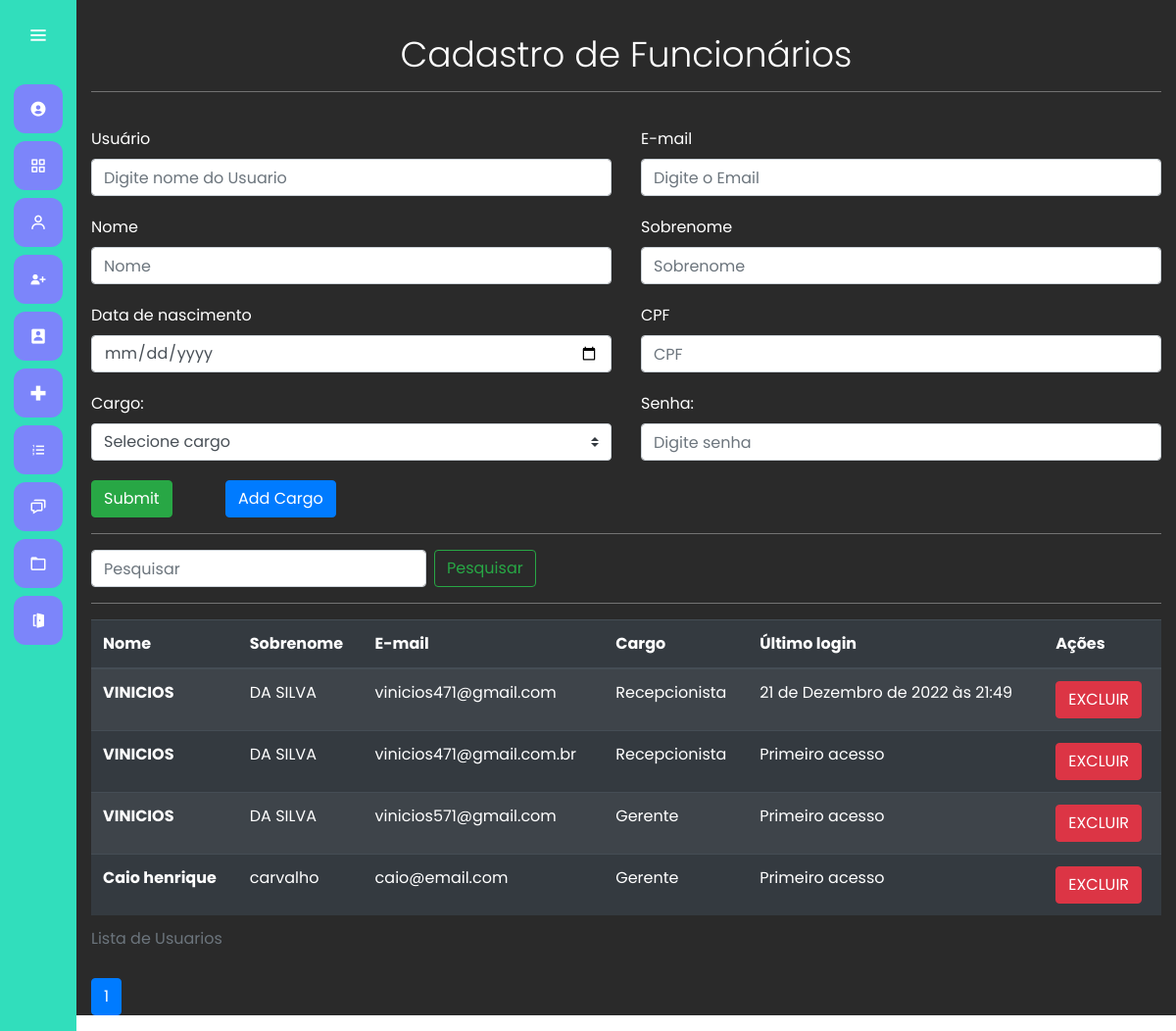
Page /cadastrar_usuario/ (signed in) on the committed database.
### users/models.py (models this page shows)
class Users(AbstractUser):
    cargo = models.ForeignKey(Cargo, on_delete=models.CASCADE, null=True)
    cpf = models.CharField(max_length=12, blank=True)
    data_nascimento = models.DateField(blank=True, null=True)

class Cargo(models.Model):
    nome = models.CharField(max_length=50)
    def __str__(self) -> str:
        return self.nome

### users/views.py (the view, shortened to what this page needs)
# urls.py: path('cadastrar_usuario/', views.cadastro_usuario, name="cadastrar_usuario"),
@has_permission_decorator('cadastrar_recepcionista')
def cadastro_usuario(request):
    if request.method == 'GET':
        cargo = Cargo.objects.all()
        users = Users.objects.all()
        if request.GET.get('termo'):
            termo = request.GET.get('termo')
            print(termo)
            users = Users.objects.filter(Q(username__icontains=termo)|Q(email__icontains=termo)|Q(first_name__icontains=termo))
            return render(request, 'cadastro_usuario.html', {'users': users})
        else:
                users = Users.objects.order_by('-first_name')
        users = Users.objects.all()
        paginator = Paginator(users, 5)
        page = request.GET.get('page')
        users = paginator.get_page(page)
        return render(request, 'cadastro_usuario.html', {'users': users, 'cargo':cargo})

### users/templates/cadastro_usuario.html (shortened to what this page needs)
{% extends 'base.html' %}
{% load bootstrap4 %}
{% load static %}
{% block 'head' %}
    <link rel="stylesheet" href="{% static 'cadastro/css/cadastro_usuarios.css' %}">
{% endblock %}
{% block 'dashboard'%}
    <div class="container container-cadastro">
    <br>
    <h1 class="display-4">Cadastro de Funcionários </h1>
    <hr class="bg-hr">
        <form class="" action="{% url 'cadastrar_usuario' %}" method="POST">{% csrf_token %}
            <div class="row">
                <div class="col-md">
                    <label class="mr-sm-2">Usuário</label>
                    <input type="text" placeholder="Digite nome do Usuario" name="usuario" class="form-control" value="{{request.POST.nome}}">
                </div>
                <div class="col-md">
                    <label for="email" class="mr-sm-2">E-mail</label>
                    <input type="email" placeholder="Digite o Email" name="email" class="form-control">
                </div>
            </div>
            <div class="row">
                <div class="col-md">
                    <label class="mr-sm-2">Nome</label>
                    <input type="text" placeholder="Nome" name="nome" class="form-control">
                </div>
                <div class="col-md">
                    <label for="Sobrenome" class="mr-sm-2">Sobrenome</label>
                    <input type="text" placeholder="Sobrenome" name="sobrenome" class="form-control">
                </div>
            </div>
            <div class="row">
                <div class="col-md">
                    <label class="mr-sm-2">Data de nascimento</label>
                    <input type="date" placeholder="" name="data_nascimento" class="form-control">
                </div>
                <div class="col-md">
                    <label for="Sobrenome" class="mr-sm-2">CPF</label>
                    <input oninput="mascara(this)" type="text" class="form-control" name="cpf" placeholder="CPF">
                </div>
            </div>
            <div class="row">
                <div class="col-md">
                    <label class="mr-sm-2">Cargo:</label>
                    <select class="browser-default custom-select" name="cargo">
                        <option selected>Selecione cargo</option>
                      </select>
                </div>
                <div class="col-md">
                    <label for="pwd">Senha:</label>
                    <input type="password" placeholder="Digite senha" name="senha" class="form-control">
                </div>
            </div>
                <div class="botao">
                    <input type="submit" class="btn btn-success" style="margin-right:50px ;">
                    <button type="button" class="btn btn-primary" data-toggle="modal" data-target="#modalExemplo" style="margin-right:50px ;">
                        Add Cargo
                    </button>
                </div>
        </form>
        <hr class="bg-hr">
            <form class="form-inline my-2 my-lg-0 filtrar" action="{% url 'cadastrar_usuario' %}">{% csrf_token %}
                <input class="form-control mr-sm-2" type="" placeholder="Pesquisar" aria-label="Pesquisar" name="termo">
                <button class="btn btn-outline-success my-2 my-sm-0" type="submit">Pesquisar</button>
            </form>
        <hr class="bg-hr">
        <table class="table table-striped table-dark">
            <caption>Lista de Usuarios</caption>
            <thead>
                <tr>
                    <th scope="col">Nome</th>
                    <th scope="col">Sobrenome</th>
                    <th scope="col">E-mail</th>
                    <th scope="col">Cargo</th>
                    <th scope="col">Último login</th>
                    <th scope="col">Ações</th>
                </tr>
            </thead>
            <tbody>
                {% for user in users %}
                    <tr>
                        <th>{{user.first_name}}</th>
                        <td>{{user.last_name}}</td>
                        <td>{{user.email}}</td>
                        <td>{{user.cargo}}</td>
                        <td>{% if not user.last_login %}
                                Primeiro acesso
                            {% else %}
                                {{user.last_login}}
                            {% endif %}
                        </td>
                        <td>
                            <a href="{% url 'excluir_usuario' user.id%}"
                            onclick="return confirm('Deseja mesmo excluir o Funcionario {{user.first_name}}');" class="btn btn-danger">EXCLUIR</a>
                        </td>
                    </tr>
                {% endfor %}
            </tbody>
            </table>
     {%include 'modulos/_paginacao_nav.html'%}
    </div>
{% endblock %}

### templates/static/general/css/base.css (style rules this page uses)
* { margin: 0; padding: 0; box-sizing: border-box; font-family: "Poppins" , sans-serif; }
label { font-size: 32; }

### templates/static/general/css/general.css (style rules this page uses)
:root { --main-color: #7C85FA; --dark-color: #31DEBC; --light-color: #98F542; --contrast-color: #DEAE31; --differential-color: #ff5938; }

### templates/static/cadastro/css/cadastro_usuarios.css (style rules this page uses)
.container-cadastro label { margin-top: 20px; }
.botao { margin-top: 20px; }
.bg-hr { background-color: gray; }
.display-4 { margin-top: 10px; text-align: center; font-size: 36px; }
.filtrar { margin-bottom: 10px; }

### rows in the picture
Users: first_name "VINICIOS", last_name "DA SILVA", email "vinicios471@gmail.com", cargo "Recepcionista", last_login "21 de Dezembro de 2022 às 21:49"
Users: first_name "VINICIOS", last_name "DA SILVA", email "vinicios471@gmail.com.br", cargo "Recepcionista", shows "Primeiro acesso"
Users: first_name "VINICIOS", last_name "DA SILVA", email "vinicios571@gmail.com", cargo "Gerente", shows "Primeiro acesso"
Users: first_name "Caio henrique", last_name "carvalho", email "caio@email.com", cargo "Gerente", shows "Primeiro acesso"

### other values in the picture
{{ pagina }} "1"
